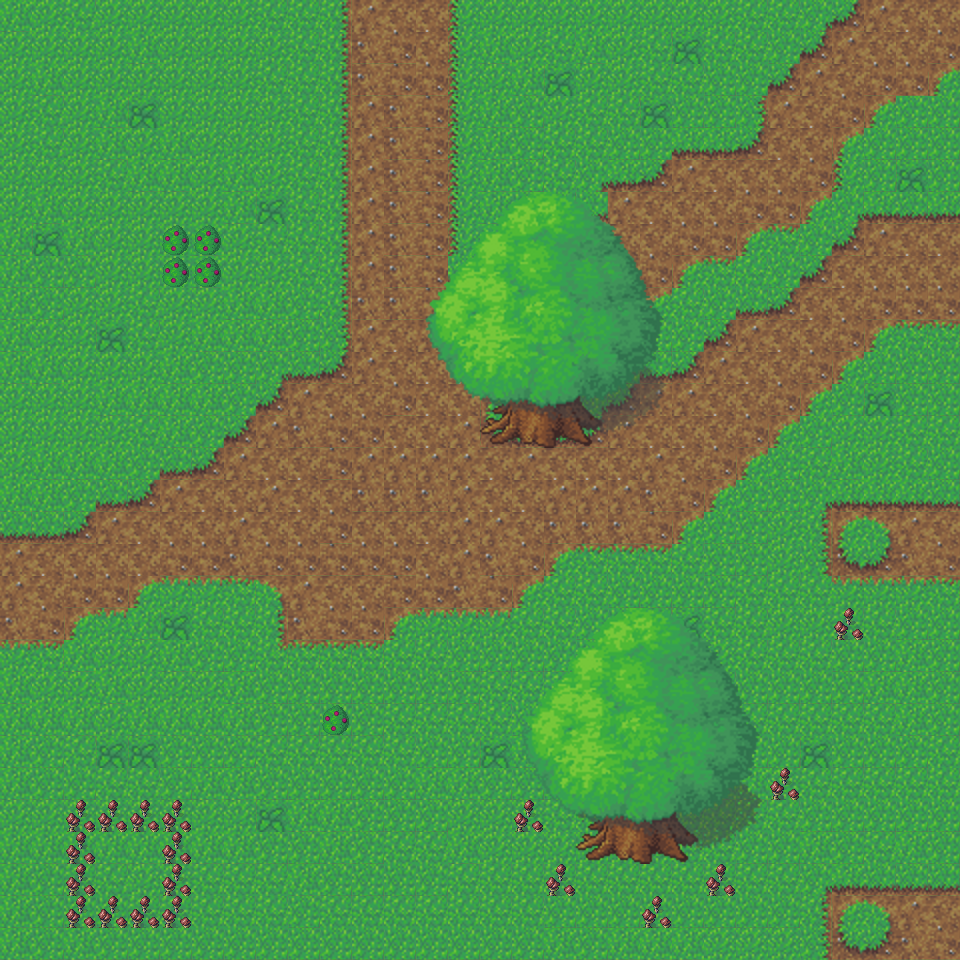

Tiled map render using the project's own tile images. Description and the whole map definition, tile-layer contents included, below:
An orthogonal 30x30 tile map with 32x32 px tiles, 2 tile layers (Achtergrond, voorgrond), 5 tilesets and 5 objects.

<map version="1.0" orientation="orthogonal" renderorder="right-down" width="30" height="30" tilewidth="32" tileheight="32" nextobjectid="12">
 <tileset firstgid="1" name="grass-tiles-2-small" tilewidth="32" tileheight="32" tilecount="72" columns="12">
  <image source="tileset/grass-tiles-2-small.png" width="384" height="192" />
 </tileset>
 <tileset firstgid="73" name="tree2-final" tilewidth="32" tileheight="32" tilecount="64" columns="8">
  <image source="tileset/tree2-final.png" width="256" height="256" />
  <terraintypes>
   <terrain name="Nieuw Terrein" tile="-1" />
  </terraintypes>
  <tile id="0" terrain=",,,0" />
  <tile id="1" terrain=",,0,0" />
  <tile id="10" terrain="0,0,," />
  <tile id="11" terrain=",,0," />
  <tile id="20" terrain=",0,," />
  <tile id="29" terrain="0,,," />
  <tile id="30" terrain="0,,," />
  <tile id="38" terrain=",0,," />
  <tile id="39" terrain=",0,," />
  <tile id="53" terrain="0,,," />
 </tileset>
 <tileset firstgid="137" name="qubodup-bush_berries_0" tilewidth="32" tileheight="32" tilecount="1" columns="1">
  <image source="tileset/qubodup-bush_berries_0.png" width="32" height="32" />
 </tileset>
 <tileset firstgid="138" name="qubodup-bush_0" tilewidth="32" tileheight="32" tilecount="1" columns="1">
  <image source="tileset/qubodup-bush_0.png" width="32" height="32" />
 </tileset>
 <tileset firstgid="139" name="littleshrooms_0" tilewidth="32" tileheight="32" tilecount="1" columns="1">
  <image source="tileset/littleshrooms_0.png" width="32" height="40" />
 </tileset>
 <layer name="Achtergrond" width="30" height="30">
  <data encoding="csv">
13,1,2,1,1,1,1,1,2,2,28,7,8,8,27,1,1,1,1,1,1,1,1,2,2,68,18,7,8,8,
1,1,1,1,13,1,1,1,1,2,28,19,20,8,27,13,1,2,13,1,2,11,2,2,14,18,7,8,8,20,
1,13,1,1,1,1,1,1,2,2,28,19,20,20,27,1,13,11,1,1,2,2,14,14,18,7,8,20,20,5,
1,2,1,13,11,1,1,1,1,2,28,7,19,20,27,13,14,1,2,2,2,14,14,40,7,8,20,5,14,14,
1,2,1,13,1,13,1,1,1,2,28,7,19,20,27,13,14,2,2,14,14,37,37,18,8,8,5,14,14,14,
1,1,1,2,13,13,1,13,1,2,28,7,19,20,27,13,14,2,68,37,18,7,8,8,8,20,27,14,14,14,
1,13,1,1,1,1,1,13,11,2,28,7,19,20,27,13,14,16,38,7,8,8,8,20,20,5,16,37,38,37,
13,11,13,1,1,1,13,1,2,2,28,7,19,20,27,13,16,37,7,8,8,20,20,5,26,14,18,7,8,8,
13,14,14,1,1,1,13,1,1,2,28,7,19,20,38,37,38,7,8,8,20,5,26,2,14,18,8,8,8,8,
13,14,1,1,2,1,1,13,13,14,28,19,19,20,7,7,8,8,8,20,5,2,14,38,18,8,8,20,20,20,
13,1,1,11,2,1,13,13,13,14,40,7,8,7,8,8,8,20,20,5,14,14,18,7,8,8,20,5,26,26,
13,13,1,1,1,13,14,14,68,38,18,7,8,8,8,20,20,5,26,14,38,18,7,8,8,20,5,14,14,14,
1,1,1,13,13,13,13,14,18,7,8,8,20,8,8,5,14,14,16,18,7,7,8,8,20,5,14,14,14,14,
1,1,1,1,2,13,14,18,7,19,20,20,8,8,7,17,37,38,18,7,8,8,8,20,5,14,1,1,2,2,
1,13,13,13,14,38,18,7,8,8,20,7,7,7,7,8,7,8,8,8,7,8,20,5,14,2,13,1,2,14,
13,13,14,38,18,7,8,8,7,8,8,19,19,19,7,8,8,7,7,7,19,20,5,14,14,68,37,37,37,38,
38,38,18,7,8,8,8,7,8,8,20,8,8,8,7,7,8,19,19,19,20,5,14,14,1,28,5,6,7,8,
7,8,8,8,8,20,20,19,20,20,20,20,20,8,7,19,20,5,26,26,26,2,14,14,1,40,17,18,19,20,
7,8,20,20,5,25,25,26,6,7,8,8,20,20,19,20,5,2,2,14,14,14,14,2,2,2,25,25,25,26,
19,20,5,25,13,11,2,2,28,19,20,20,5,25,25,25,2,2,14,14,2,11,2,2,1,1,2,2,14,14,
25,26,13,1,1,13,14,14,4,26,26,26,2,2,14,14,14,14,14,1,1,1,1,2,2,2,14,14,13,14,
13,1,1,13,1,1,1,13,14,14,14,14,14,14,14,2,2,2,2,2,13,1,2,14,14,14,14,13,13,14,
13,13,13,1,13,13,13,13,14,14,14,14,2,2,2,2,14,14,14,14,1,2,2,2,2,2,2,2,13,14,
13,14,2,11,11,14,14,14,2,2,2,2,2,14,14,11,13,14,2,2,2,14,14,14,14,11,14,14,14,2,
13,14,14,2,2,14,13,13,14,14,14,14,14,13,13,14,14,14,14,14,14,13,13,13,1,2,2,2,2,2,
1,1,1,1,1,1,1,1,11,13,13,14,14,14,1,1,1,2,2,2,2,2,2,2,2,14,14,14,14,14,
13,13,13,13,13,13,13,13,14,14,13,14,2,2,13,1,1,1,1,1,1,2,2,14,14,13,14,2,13,14,
13,14,2,2,1,1,2,2,2,13,14,14,14,14,2,2,2,2,2,2,2,2,2,2,2,68,37,38,38,38,
13,14,14,14,2,2,2,2,2,14,2,2,2,2,2,2,2,14,14,14,14,14,14,14,14,28,5,6,7,8,
13,14,13,14,14,14,14,14,14,14,14,14,14,14,14,14,14,13,14,13,13,13,1,1,1,40,17,18,19,20
</data>
 </layer>
 <layer name="voorgrond" width="30" height="30">
  <data encoding="csv">
0,0,0,0,0,0,0,0,0,0,0,0,0,0,0,0,0,0,0,0,0,0,0,0,0,0,0,0,0,0,
0,0,0,0,0,0,0,0,0,0,0,0,0,0,0,0,0,0,0,0,0,0,0,0,0,0,0,0,0,0,
0,0,0,0,0,0,0,0,0,0,0,0,0,0,0,0,0,0,0,0,0,0,0,0,0,0,0,0,0,0,
0,0,0,0,0,0,0,0,0,0,0,0,0,0,0,0,0,0,0,0,11,0,0,0,0,0,0,0,0,0,
0,0,0,0,0,0,0,0,0,0,0,0,0,0,0,0,0,0,0,0,0,0,0,0,0,0,0,0,0,0,
0,0,0,0,0,0,0,0,0,0,0,0,0,0,0,0,0,0,0,0,0,0,0,0,0,0,0,0,11,0,
0,0,0,0,0,0,0,0,0,0,0,0,0,73,74,75,76,77,78,79,80,0,0,0,0,0,0,0,0,0,
0,0,0,0,0,137,137,0,0,0,0,0,0,81,82,83,84,85,86,87,88,0,0,0,0,0,0,0,0,0,
0,0,0,0,0,137,137,0,0,0,0,0,0,89,90,91,92,93,94,95,96,0,0,0,0,0,0,0,0,0,
0,0,0,0,0,0,0,0,0,0,0,0,0,97,98,99,100,101,102,103,104,0,0,0,0,0,0,0,0,0,
0,0,0,0,0,0,0,0,0,0,0,0,0,105,106,107,108,109,110,111,112,0,0,0,0,0,0,0,0,0,
0,0,0,0,0,0,0,0,0,0,0,0,0,113,114,115,116,117,118,119,120,0,0,0,0,0,0,0,0,0,
0,0,0,0,0,0,0,0,0,0,0,0,0,121,122,123,124,125,126,127,128,0,0,0,0,0,0,11,0,0,
0,0,0,0,0,0,0,0,0,0,0,0,0,129,130,131,132,133,134,135,136,0,0,0,0,0,0,0,0,0,
0,0,0,0,0,0,0,0,0,0,0,0,0,0,0,0,0,0,0,0,0,0,0,0,0,0,0,0,0,0,
0,0,0,0,0,0,0,0,0,0,0,0,0,0,0,0,0,0,0,0,0,0,0,0,0,0,0,0,0,0,
0,0,0,0,0,0,0,0,0,0,0,0,0,0,0,0,0,0,0,0,0,0,0,0,0,0,0,0,0,0,
0,0,0,0,0,0,0,0,0,0,0,0,0,0,0,0,0,0,0,0,0,0,0,0,0,0,0,0,0,0,
0,0,0,0,0,0,0,0,0,0,0,0,0,0,0,0,0,0,0,0,0,0,0,0,0,0,0,0,0,0,
0,0,0,0,0,0,0,0,0,0,0,0,0,0,0,0,73,74,75,76,77,78,79,80,0,0,139,0,0,0,
0,0,0,0,0,0,0,0,0,0,0,0,0,0,0,0,81,82,83,84,85,86,87,88,0,0,0,0,0,0,
0,0,0,0,0,0,0,0,0,0,0,0,0,0,0,0,89,90,91,92,93,94,95,96,0,0,0,0,0,0,
0,0,0,0,0,0,0,0,0,0,137,0,0,0,0,0,97,98,99,100,101,102,103,104,0,0,0,0,0,0,
0,0,0,0,0,0,0,0,0,0,0,0,0,0,0,0,105,106,107,108,109,110,111,112,0,0,0,0,0,0,
0,0,0,0,0,0,0,0,0,0,0,0,0,0,0,0,113,114,115,116,117,118,119,120,139,0,0,0,0,0,
0,0,139,139,139,139,0,0,0,0,0,0,0,0,0,0,139,122,123,124,125,126,127,128,0,0,0,0,0,0,
0,0,139,0,0,139,0,0,0,0,0,0,0,0,0,0,129,130,131,132,133,134,135,136,0,0,0,0,0,0,
0,0,139,0,0,139,0,0,0,0,0,0,0,0,0,0,0,139,0,0,0,0,139,0,0,0,0,0,0,0,
0,0,139,139,139,139,0,0,0,0,0,0,0,0,0,0,0,0,0,0,139,0,0,0,0,0,0,0,0,0,
0,0,0,0,0,0,0,0,0,0,0,0,0,0,0,0,0,0,0,0,0,0,0,0,0,0,0,0,0,0
</data>
 </layer>
 <objectgroup name="Collision">
  <object id="6" x="486" y="399" width="114" height="47" />
  <object id="7" x="578" y="809" width="121" height="53" />
  <object id="8" x="978.636" y="933.862" width="3.83779" />
  <object id="10" x="161.187" y="226.43" width="60.1254" height="60.1254" />
  <object id="11" x="323.654" y="706.153" width="24.306" height="28.1438" />
 </objectgroup>
</map>
